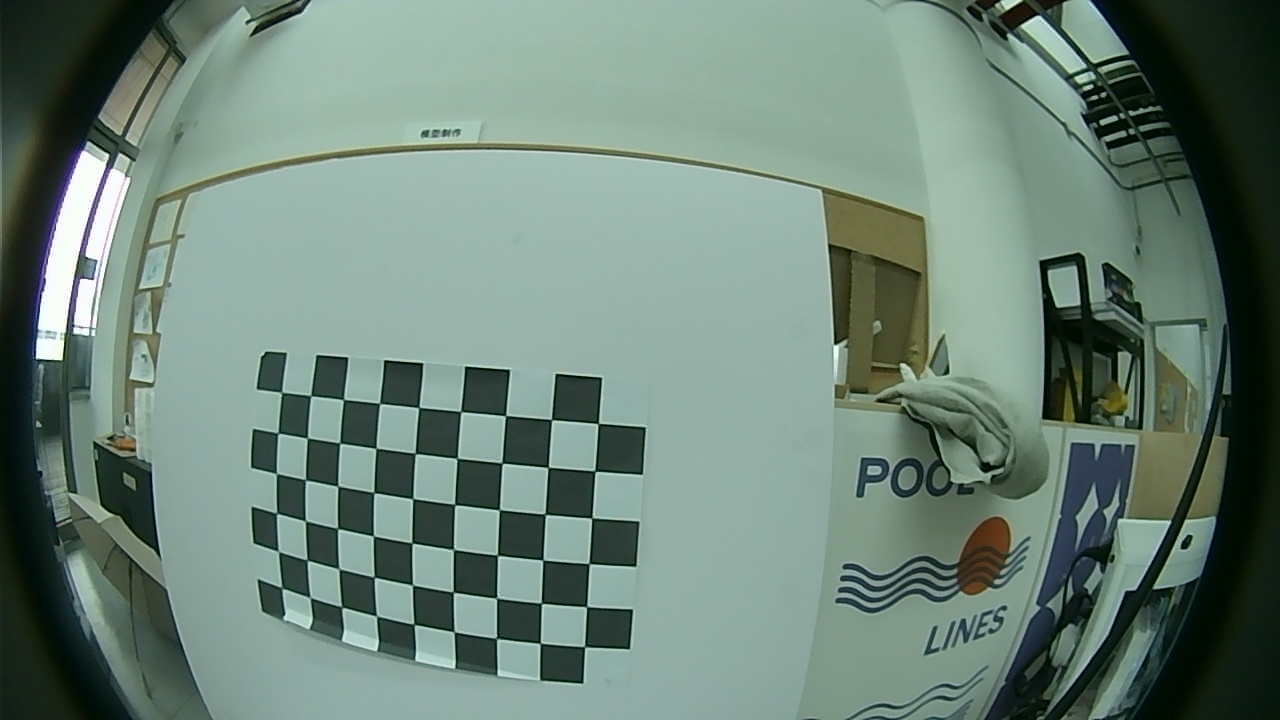
#> input picture BiCamera/right_0.jpg, 1280 x 720 px; its folder holds 4 pictures in this run
$ python '标定.py'   (older library calls are emulated)
#> lines starting #> are read from the running program, lines starting #| are printed output that depends on the picture; pictures that were not available may be replaced by others from this repository, and a replacement may not be noted
#coding:utf-8
import numpy as np
import cv2
import matplotlib.pyplot as plt
from PIL import Image

# 设置迭代终止条件
criteria = (cv2.TERM_CRITERIA_EPS + cv2.TERM_CRITERIA_MAX_ITER, 30, 0.001)
criteria_stereo = (cv2.TERM_CRITERIA_EPS + cv2.TERM_CRITERIA_MAX_ITER, 30, 0.001)

# 设置 object points, 形式为 (0,0,0), (1,0,0), (2,0,0) ....,(8,5,0)
objp = np.zeros((9 * 6, 3), np.float32)  # 我用的是9×6的棋盘格，可根据自己棋盘格自行修改相关参数
objp[:, :2] = np.mgrid[0:9, 0:6].T.reshape(-1, 2)

# 用arrays存储所有图片的object points 和 image points
objpoints = []  # 3d points in real world space
imgpointsR = []  # 2d points in image plane
imgpointsL = []

# 本次实验采集里共计30组待标定图片依次读入进行以下操作
for i in range(0, 30):
    t = str(i)
    ChessImaR = cv2.imread('right_' + t + '.jpg', 0)  # 右视图
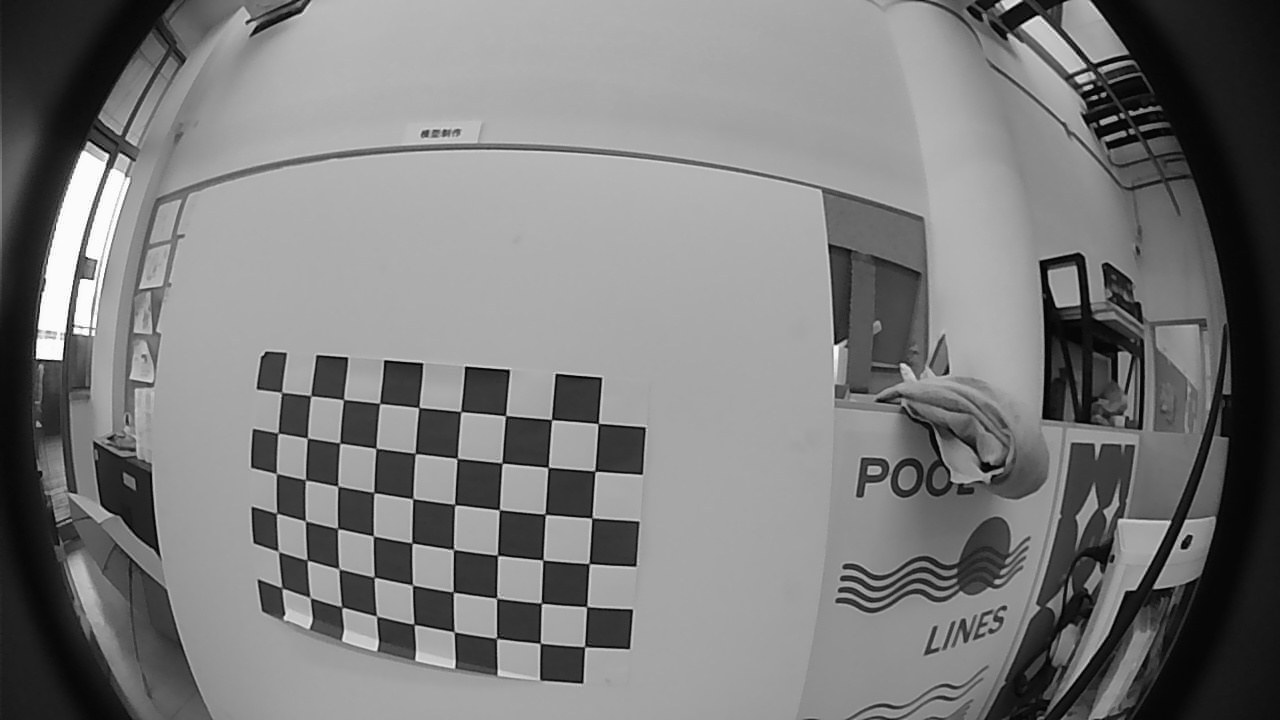
#> ChessImaR: shape (720, 1280); min 0, max 255, mean 123
    ChessImaL = cv2.imread('left_' + t + '.jpg', 0)  # 左视图
    retR, cornersR = cv2.findChessboardCorners(ChessImaR, (9, 6), None)  # 提取右图每一张图片的角点
#> retR = True; cornersR = 54 rows, first 8: [280.3, 393], [311.7, 396.3], [343.5, 399.5], [379.6, 403.5], [419.2, 406.6], [460.7, 411.3], [505.5, 415.6], [551.9, 420]
    retL, cornersL = cv2.findChessboardCorners(ChessImaL, (9, 6), None)  # 提取左图每一张图片的角点
#> retL = True; cornersL has the same summary as cornersR
    if retR and retL:
        objpoints.append(objp)
        cv2.cornerSubPix(ChessImaR, cornersR, (11, 11), (-1, -1), criteria)  # 亚像素精确化，对粗提取的角点进行精确化
        cv2.cornerSubPix(ChessImaL, cornersL, (11, 11), (-1, -1), criteria)  # 亚像素精确化，对粗提取的角点进行精确化
        imgpointsR.append(cornersR)
        imgpointsL.append(cornersL)
#> pass 2 of the loop `for i in range(0, 30):`:
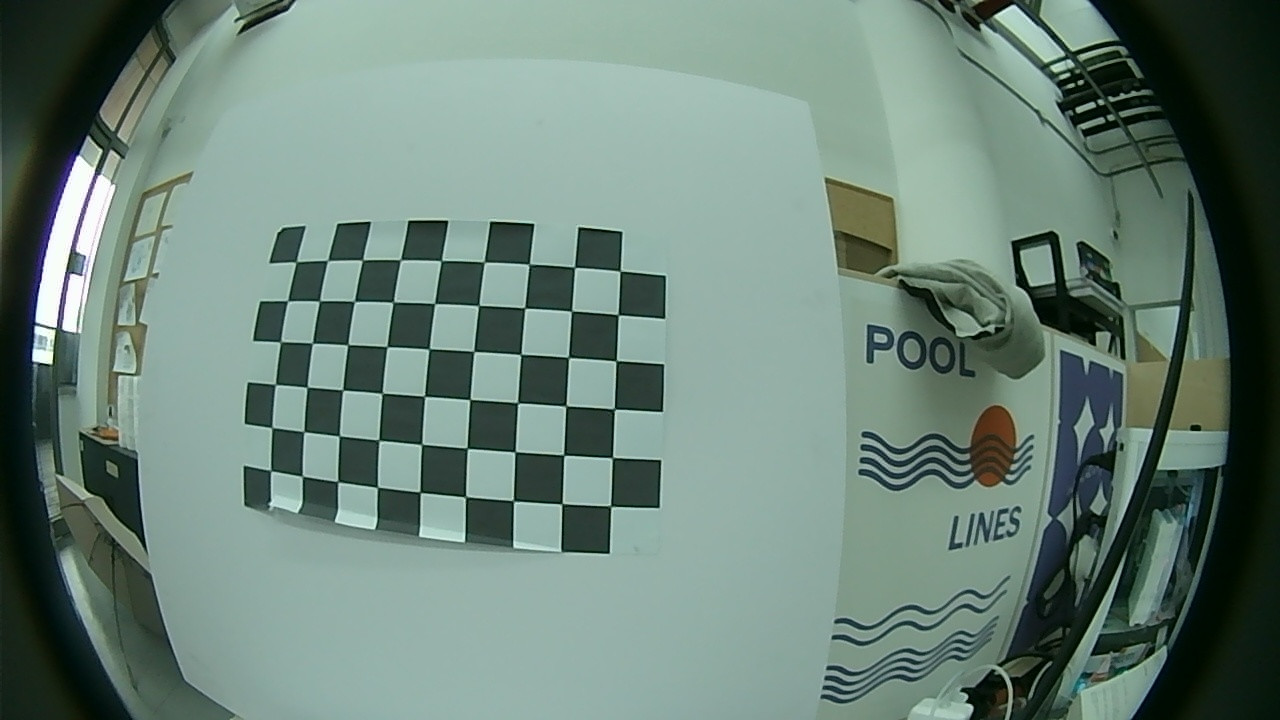
#> input picture BiCamera/right_1.jpg, 1280 x 720 px
#> `ChessImaR = cv2.imread('right_' + t + '.jpg', 0)`:
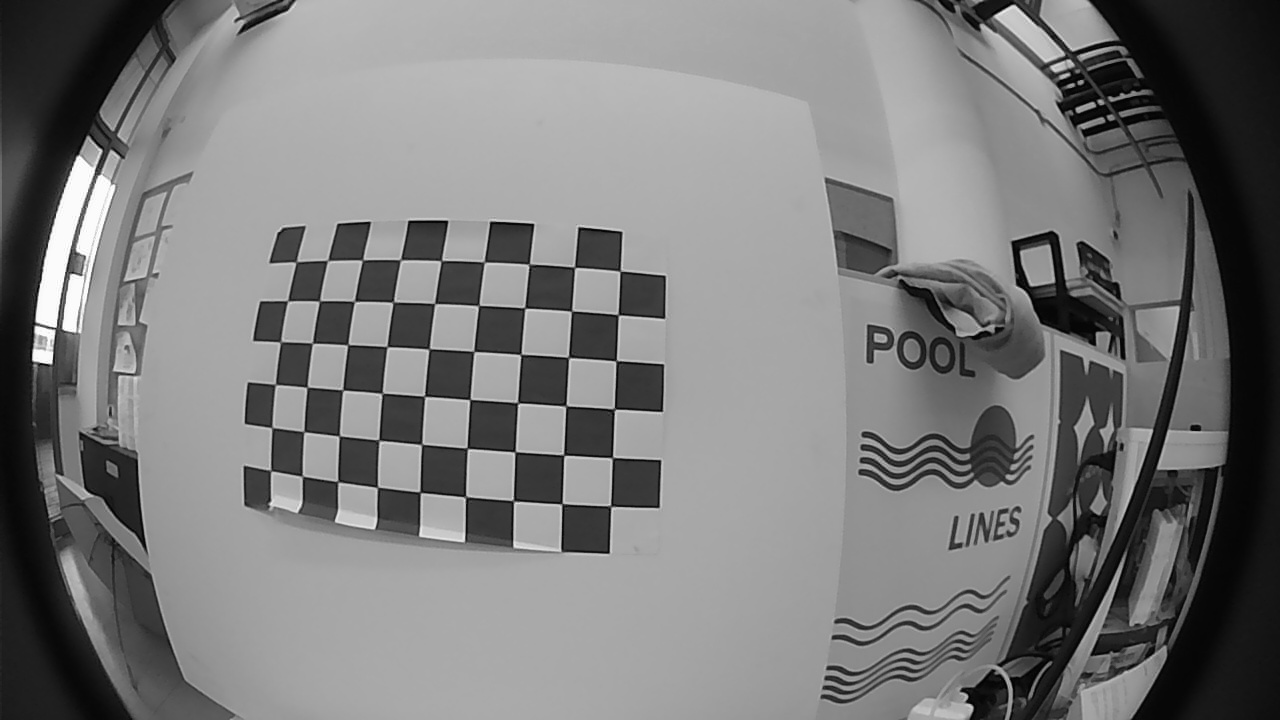
#> ChessImaR: shape (720, 1280); min 0, max 255, mean 122
#> cornersR = 54 rows, first 8: [295.7, 262.3], [327.4, 260.5], [362.5, 259.9], [400.7, 259.6], [441.2, 260.7], [484.4, 262.1], [528.9, 263.8], [574.8, 267.4]
#> cornersL has the same summary as cornersR
#> (the run stopped early here; a loop or call above may not have finished)
